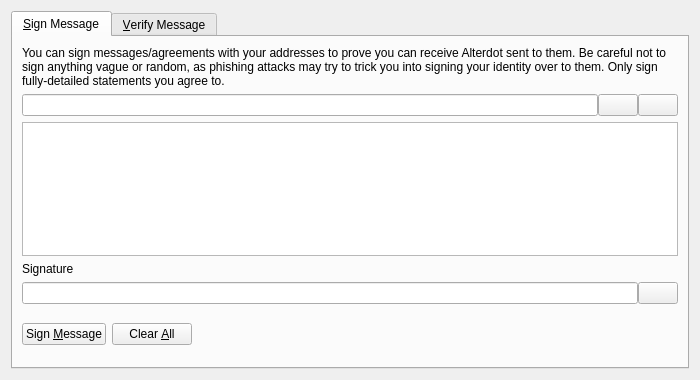
<?xml version="1.0" encoding="UTF-8"?>
<ui version="4.0">
 <class>SignVerifyMessageDialog</class>
 <widget class="QDialog" name="SignVerifyMessageDialog">
  <property name="geometry">
   <rect>
    <x>0</x>
    <y>0</y>
    <width>700</width>
    <height>380</height>
   </rect>
  </property>
  <property name="windowTitle">
   <string>Signatures - Sign / Verify a Message</string>
  </property>
  <property name="modal">
   <bool>true</bool>
  </property>
  <layout class="QVBoxLayout" name="verticalLayout">
   <item>
    <widget class="QTabWidget" name="tabWidget">
     <property name="currentIndex">
      <number>0</number>
     </property>
     <widget class="QWidget" name="tabSignMessage">
      <attribute name="title">
       <string>&amp;Sign Message</string>
      </attribute>
      <layout class="QVBoxLayout" name="verticalLayout_SM">
       <item>
        <widget class="QLabel" name="infoLabel_SM">
         <property name="text">
          <string>You can sign messages/agreements with your addresses to prove you can receive Alterdot sent to them. Be careful not to sign anything vague or random, as phishing attacks may try to trick you into signing your identity over to them. Only sign fully-detailed statements you agree to.</string>
         </property>
         <property name="textFormat">
          <enum>Qt::PlainText</enum>
         </property>
         <property name="wordWrap">
          <bool>true</bool>
         </property>
        </widget>
       </item>
       <item>
        <layout class="QHBoxLayout" name="horizontalLayout_1_SM">
         <property name="spacing">
          <number>0</number>
         </property>
         <item>
          <widget class="QValidatedLineEdit" name="addressIn_SM">
           <property name="toolTip">
            <string>The Alterdot address to sign the message with</string>
           </property>
          </widget>
         </item>
         <item>
          <widget class="QPushButton" name="addressBookButton_SM">
           <property name="toolTip">
            <string>Choose previously used address</string>
           </property>
           <property name="text">
            <string/>
           </property>
           <property name="shortcut">
            <string>Alt+A</string>
           </property>
           <property name="autoDefault">
            <bool>false</bool>
           </property>
          </widget>
         </item>
         <item>
          <widget class="QPushButton" name="pasteButton_SM">
           <property name="toolTip">
            <string>Paste address from clipboard</string>
           </property>
           <property name="text">
            <string/>
           </property>
           <property name="shortcut">
            <string>Alt+P</string>
           </property>
           <property name="autoDefault">
            <bool>false</bool>
           </property>
          </widget>
         </item>
        </layout>
       </item>
       <item>
        <widget class="QPlainTextEdit" name="messageIn_SM">
         <property name="toolTip">
          <string>Enter the message you want to sign here</string>
         </property>
        </widget>
       </item>
       <item>
        <widget class="QLabel" name="signatureLabel_SM">
         <property name="text">
          <string>Signature</string>
         </property>
         <property name="textFormat">
          <enum>Qt::PlainText</enum>
         </property>
        </widget>
       </item>
       <item>
        <layout class="QHBoxLayout" name="horizontalLayout_2_SM">
         <property name="spacing">
          <number>0</number>
         </property>
         <item>
          <widget class="QLineEdit" name="signatureOut_SM">
           <property name="font">
            <font>
             <italic>true</italic>
            </font>
           </property>
           <property name="readOnly">
            <bool>true</bool>
           </property>
          </widget>
         </item>
         <item>
          <widget class="QPushButton" name="copySignatureButton_SM">
           <property name="toolTip">
            <string>Copy the current signature to the system clipboard</string>
           </property>
           <property name="text">
            <string/>
           </property>
           <property name="autoDefault">
            <bool>false</bool>
           </property>
          </widget>
         </item>
        </layout>
       </item>
       <item>
        <layout class="QHBoxLayout" name="horizontalLayout_3_SM">
         <item>
          <widget class="QPushButton" name="signMessageButton_SM">
           <property name="toolTip">
            <string>Sign the message to prove you own this Alterdot address</string>
           </property>
           <property name="text">
            <string>Sign &amp;Message</string>
           </property>
           <property name="autoDefault">
            <bool>false</bool>
           </property>
          </widget>
         </item>
         <item>
          <widget class="QPushButton" name="clearButton_SM">
           <property name="toolTip">
            <string>Reset all sign message fields</string>
           </property>
           <property name="text">
            <string>Clear &amp;All</string>
           </property>
           <property name="autoDefault">
            <bool>false</bool>
           </property>
          </widget>
         </item>
         <item>
          <spacer name="horizontalSpacer_1_SM">
           <property name="orientation">
            <enum>Qt::Horizontal</enum>
           </property>
           <property name="sizeHint" stdset="0">
            <size>
             <width>40</width>
             <height>48</height>
            </size>
           </property>
          </spacer>
         </item>
         <item>
          <widget class="QLabel" name="statusLabel_SM">
           <property name="font">
            <font>
             <weight>75</weight>
             <bold>true</bold>
            </font>
           </property>
           <property name="text">
            <string/>
           </property>
           <property name="wordWrap">
            <bool>true</bool>
           </property>
          </widget>
         </item>
         <item>
          <spacer name="horizontalSpacer_2_SM">
           <property name="orientation">
            <enum>Qt::Horizontal</enum>
           </property>
           <property name="sizeHint" stdset="0">
            <size>
             <width>40</width>
             <height>48</height>
            </size>
           </property>
          </spacer>
         </item>
        </layout>
       </item>
      </layout>
     </widget>
     <widget class="QWidget" name="tabVerifyMessage">
      <attribute name="title">
       <string>&amp;Verify Message</string>
      </attribute>
      <layout class="QVBoxLayout" name="verticalLayout_VM">
       <item>
        <widget class="QLabel" name="infoLabel_VM">
         <property name="text">
          <string>Enter the receiver's address, message (ensure you copy line breaks, spaces, tabs, etc. exactly) and signature below to verify the message. Be careful not to read more into the signature than what is in the signed message itself, to avoid being tricked by a man-in-the-middle attack. Note that this only proves the signing party receives with the address, it cannot prove sendership of any transaction!</string>
         </property>
         <property name="textFormat">
          <enum>Qt::PlainText</enum>
         </property>
         <property name="alignment">
          <set>Qt::AlignLeading|Qt::AlignLeft|Qt::AlignTop</set>
         </property>
         <property name="wordWrap">
          <bool>true</bool>
         </property>
        </widget>
       </item>
       <item>
        <layout class="QHBoxLayout" name="horizontalLayout_1_VM">
         <property name="spacing">
          <number>0</number>
         </property>
         <item>
          <widget class="QValidatedLineEdit" name="addressIn_VM">
           <property name="toolTip">
            <string>The Alterdot address the message was signed with</string>
           </property>
          </widget>
         </item>
         <item>
          <widget class="QPushButton" name="addressBookButton_VM">
           <property name="toolTip">
            <string>Choose previously used address</string>
           </property>
           <property name="text">
            <string/>
           </property>
           <property name="shortcut">
            <string>Alt+A</string>
           </property>
           <property name="autoDefault">
            <bool>false</bool>
           </property>
          </widget>
         </item>
        </layout>
       </item>
       <item>
        <widget class="QPlainTextEdit" name="messageIn_VM"/>
       </item>
       <item>
        <widget class="QValidatedLineEdit" name="signatureIn_VM"/>
       </item>
       <item>
        <layout class="QHBoxLayout" name="horizontalLayout_2_VM">
         <item>
          <widget class="QPushButton" name="verifyMessageButton_VM">
           <property name="toolTip">
            <string>Verify the message to ensure it was signed with the specified Alterdot address</string>
           </property>
           <property name="text">
            <string>Verify &amp;Message</string>
           </property>
           <property name="autoDefault">
            <bool>false</bool>
           </property>
          </widget>
         </item>
         <item>
          <widget class="QPushButton" name="clearButton_VM">
           <property name="toolTip">
            <string>Reset all verify message fields</string>
           </property>
           <property name="text">
            <string>Clear &amp;All</string>
           </property>
           <property name="autoDefault">
            <bool>false</bool>
           </property>
          </widget>
         </item>
         <item>
          <spacer name="horizontalSpacer_1_VM">
           <property name="orientation">
            <enum>Qt::Horizontal</enum>
           </property>
           <property name="sizeHint" stdset="0">
            <size>
             <width>40</width>
             <height>48</height>
            </size>
           </property>
          </spacer>
         </item>
         <item>
          <widget class="QLabel" name="statusLabel_VM">
           <property name="font">
            <font>
             <weight>75</weight>
             <bold>true</bold>
            </font>
           </property>
           <property name="text">
            <string/>
           </property>
           <property name="wordWrap">
            <bool>true</bool>
           </property>
          </widget>
         </item>
         <item>
          <spacer name="horizontalSpacer_2_VM">
           <property name="orientation">
            <enum>Qt::Horizontal</enum>
           </property>
           <property name="sizeHint" stdset="0">
            <size>
             <width>40</width>
             <height>48</height>
            </size>
           </property>
          </spacer>
         </item>
        </layout>
       </item>
      </layout>
     </widget>
    </widget>
   </item>
  </layout>
 </widget>
 <customwidgets>
  <customwidget>
   <class>QValidatedLineEdit</class>
   <extends>QLineEdit</extends>
   <header>qvalidatedlineedit.h</header>
  </customwidget>
 </customwidgets>
 <resources>
  <include location="../alterdot.qrc"/>
 </resources>
 <connections/>
</ui>
